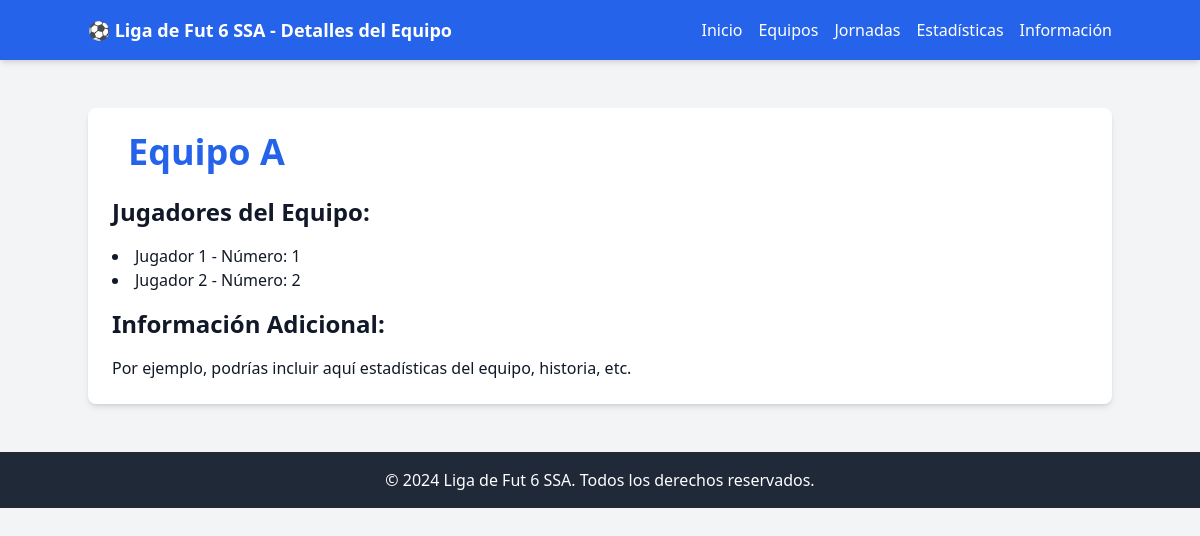
Page /equipo_detalles.php?id=1 on the committed database.
### tables this page shows
CREATE TABLE equipos (
    id INT AUTO_INCREMENT PRIMARY KEY,
    nombre VARCHAR(100) NOT NULL,
    imagen VARCHAR(255) NULL,
    created_at TIMESTAMP DEFAULT CURRENT_TIMESTAMP
);

CREATE TABLE IF NOT EXISTS jugadores (
    id INT AUTO_INCREMENT PRIMARY KEY,
    nombre VARCHAR(100) NOT NULL,
    posicion ENUM(
        'Portero',
        'Defensa',
        'Mediocampista',
        'Delantero'
    ) NOT NULL,
    equipo_id INT NOT NULL,
    numero_camisa INT NOT NULL,
    goles INT DEFAULT 0,
    FOREIGN KEY (equipo_id) REFERENCES equipos (id) ON DELETE CASCADE
);

### equipo_detalles.php (the view, shortened to what this page needs)
<?php
try {
    $pdo = new PDO('mysql:host=localhost;dbname=fut6_liga', 'root', '');
    $pdo->setAttribute(PDO::ATTR_ERRMODE, PDO::ERRMODE_EXCEPTION);
} catch (PDOException $e) {
    die("Error en la conexión a la base de datos: " . $e->getMessage());
}
$equipo_id = $_GET['id'];
$stmt = $pdo->prepare('SELECT * FROM equipos WHERE id = ?');
$stmt->execute([$equipo_id]);
$equipo = $stmt->fetch(PDO::FETCH_ASSOC);
$jugadores = $pdo->prepare('SELECT * FROM jugadores WHERE equipo_id = ?');
$jugadores->execute([$equipo_id]);
$jugadores = $jugadores->fetchAll(PDO::FETCH_ASSOC);
?>
<!DOCTYPE html>
<html lang="es">
<head>
    <script src="https://cdn.tailwindcss.com"></script>
</head>
<body class="bg-gray-100 text-gray-900">
    <nav class="bg-blue-600 text-white p-4 shadow-md">
        <div class="container mx-auto flex justify-between items-center">
            <div class="text-white text-lg font-bold">⚽ Liga de Fut 6 SSA - Detalles del Equipo</div>
            <ul class="flex space-x-4">
                <li><a href="index.php" class="hover:text-blue-300">Inicio</a></li>
                <li><a href="equipos.php" class="hover:text-blue-300">Equipos</a></li>
                <li><a href="jornadas.php" class="hover:text-blue-300">Jornadas</a></li>
                <li><a href="estadisticas.php" class="hover:text-blue-300">Estadísticas</a></li>
                <li><a href="informacion.php" class="hover:text-blue-300">Información</a></li>
            </ul>
        </div>
    </nav>
    <div class="container mx-auto mt-12">
        <div class="bg-white p-6 rounded-lg shadow-md">
            <div class="flex items-center mb-6">
                <div class="ml-4">
                    <h2 class="text-4xl font-bold text-blue-600"><?php echo htmlspecialchars($equipo['nombre']); ?></h2>
                </div>
            </div>
            <h3 class="text-2xl font-semibold mb-4">Jugadores del Equipo:</h3>
            <ul class="list-disc list-inside mb-4">
                <?php
                if (count($jugadores) > 0) {
                    foreach ($jugadores as $jugador) {
                        echo '<li>' . htmlspecialchars($jugador['nombre']) . ' - Número: ' . htmlspecialchars($jugador['numero_camisa']) . '</li>';
                    }
                } else {
                    echo '<li>No hay jugadores registrados en este equipo.</li>';
                }
                ?>
            </ul>
            <h3 class="text-2xl font-semibold mb-4">Información Adicional:</h3>
            <p>Por ejemplo, podrías incluir aquí estadísticas del equipo, historia, etc.</p>
        </div>
    </div>
    <footer class="bg-gray-800 text-white p-4 text-center mt-12">
        <p>&copy; 2024 Liga de Fut 6 SSA. Todos los derechos reservados.</p>
    </footer>
</body>
</html>

### rows in the picture
equipos: nombre "Equipo A"
jugadores: nombre "Jugador 1", numero_camisa "1"
jugadores: nombre "Jugador 2", numero_camisa "2"
